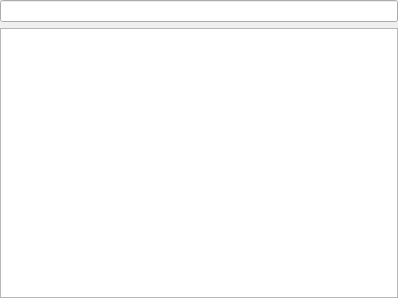
<?xml version="1.0" encoding="UTF-8"?>
<ui version="4.0">
 <class>ServiceChooser</class>
 <widget class="QWidget" name="ServiceChooser">
  <property name="geometry">
   <rect>
    <x>0</x>
    <y>0</y>
    <width>398</width>
    <height>298</height>
   </rect>
  </property>
  <property name="windowTitle">
   <string>Form</string>
  </property>
  <layout class="QGridLayout" name="gridLayout">
   <property name="margin">
    <number>0</number>
   </property>
   <item row="1" column="0">
    <widget class="QTreeView" name="treeView">
     <property name="iconSize">
      <size>
       <width>32</width>
       <height>32</height>
      </size>
     </property>
     <property name="animated">
      <bool>true</bool>
     </property>
     <attribute name="headerVisible">
      <bool>false</bool>
     </attribute>
    </widget>
   </item>
   <item row="0" column="0">
    <widget class="QLineEdit" name="search"/>
   </item>
  </layout>
 </widget>
 <resources/>
 <connections/>
</ui>
